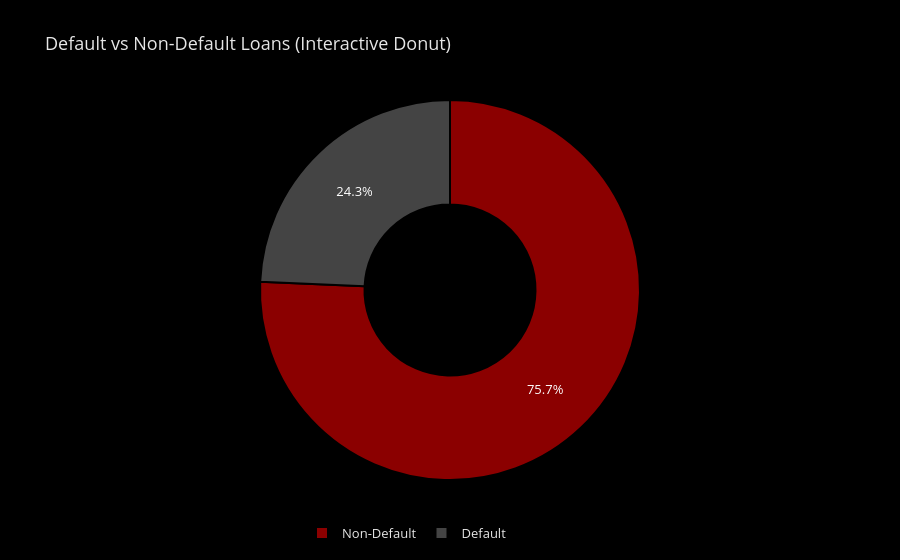

The code cell stored with this chart in its notebook:
### Code cell
import pandas as pd
import plotly.graph_objects as go

# ---------- Load Data ----------
loans = pd.read_csv("loans.csv")

# Prepare data
df = loans.copy()
df['default_label'] = df['default_label'].fillna(0).astype(int)
summary = df['default_label'].map({0:'Non-Default',1:'Default'}).value_counts().reset_index()
summary.columns = ['Status','Count']

# ---------- Plotly Dark Theme ----------
fig = go.Figure(
    data=[go.Pie(
        labels=summary['Status'],
        values=summary['Count'],
        hole=0.45,
        marker=dict(
            colors=['#8B0000','#444444'],   # deep red + dark grey
            line=dict(color='#000000', width=2)
        ),
        hoverinfo='label+percent'
    )]
)

fig.update_layout(
    title="Default vs Non-Default Loans (Interactive Donut)",
    paper_bgcolor='#000000',
    plot_bgcolor='#000000',
    font=dict(color='#E6E6E6', size=13),
    legend=dict(orientation="h", y=-0.1, x=0.3)
)

fig.show()

# ---------- Dark Table ----------
import matplotlib.pyplot as plt

tbl = summary
fig2, ax = plt.subplots(figsize=(6,2), facecolor='#000000')
ax.axis('off')
table = ax.table(cellText=tbl.values, colLabels=tbl.columns,
                 loc='center', cellLoc='center')
table.auto_set_font_size(False)
table.set_fontsize(10)
table.scale(1,1.2)

# Apply dark style
for (r,c), cell in table.get_celld().items():
    cell.set_facecolor('#0b0b0b')
    cell.set_text_props(color='#8B0000')  # deep red text
    cell.set_edgecolor('#333')
    if r == 0:
        cell.set_facecolor('#111')
        cell.set_text_props(color='#FF4444', weight='bold')

plt.tight_layout()
plt.show()

### Figure 1 — Plotly figure (JSON) as saved in the notebook; plotly's stock layout.template omitted (floating-point values rounded to 4 significant figures)
{"data": [{"hole": 0.45, "hoverinfo": "label+percent", "labels": ["Non-Default", "Default"], "marker": {"colors": ["#8B0000", "#444444"], "line": {"color": "#000000", "width": 2}}, "type": "pie", "values": [7569, 2431]}], "layout": {"font": {"color": "#E6E6E6", "size": 13}, "legend": {"orientation": "h", "x": 0.3, "y": -0.1}, "paper_bgcolor": "#000000", "plot_bgcolor": "#000000", "title": {"text": "Default vs Non-Default Loans (Interactive Donut)"}}}
